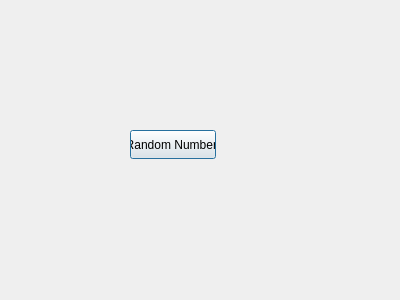
<?xml version="1.0" encoding="UTF-8"?>
<ui version="4.0">
 <class>engine</class>
 <widget class="QDialog" name="engine">
  <property name="geometry">
   <rect>
    <x>0</x>
    <y>0</y>
    <width>400</width>
    <height>300</height>
   </rect>
  </property>
  <property name="windowTitle">
   <string>Dialog</string>
  </property>
  <widget class="QPushButton" name="pushButton">
   <property name="geometry">
    <rect>
     <x>130</x>
     <y>130</y>
     <width>86</width>
     <height>29</height>
    </rect>
   </property>
   <property name="text">
    <string>Random Number!</string>
   </property>
  </widget>
 </widget>
 <resources/>
 <connections/>
</ui>
